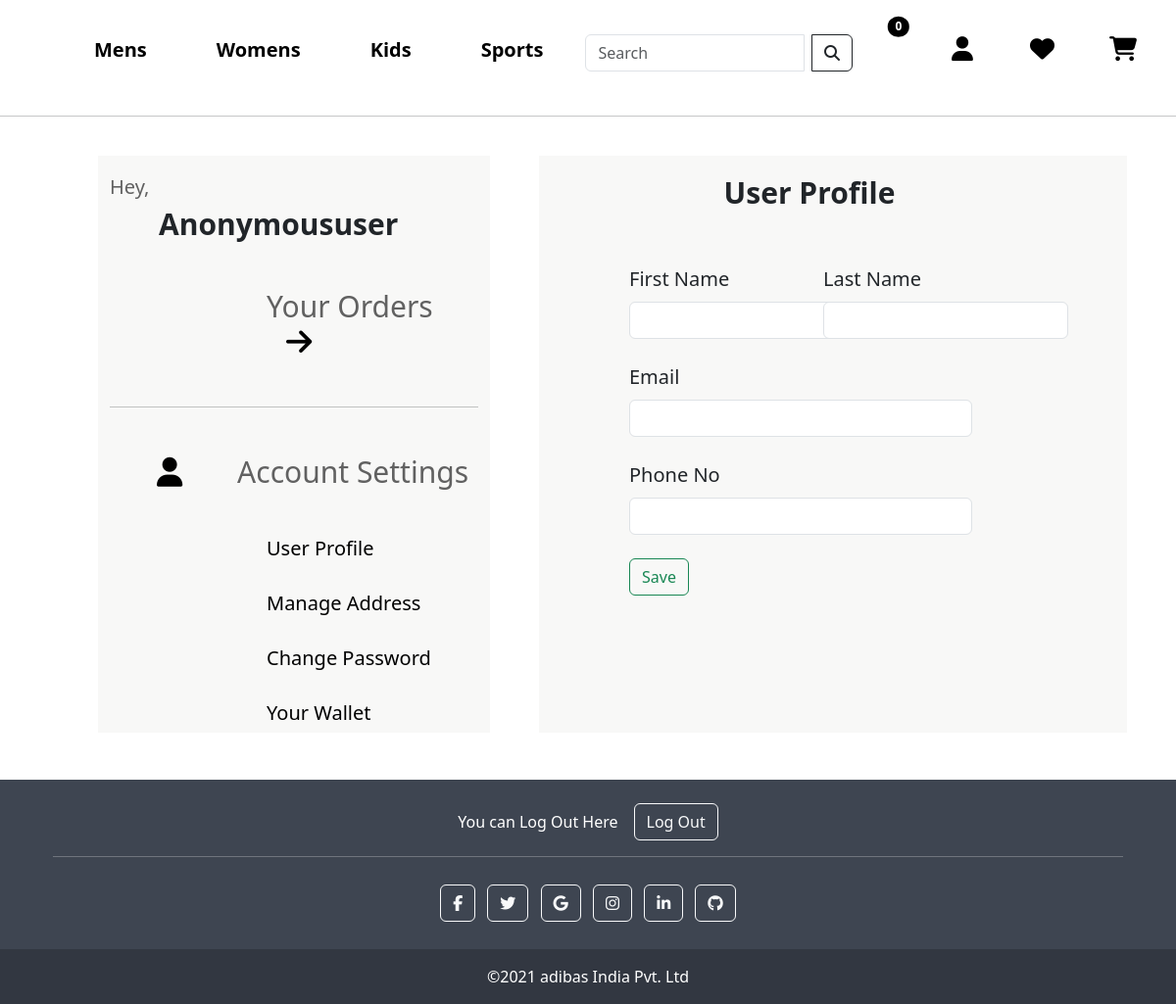
/user_profile/, run on the app's committed database.
### core/models.py (models this page shows, shortened)
class TopCategory(models.Model):
    tcid = ShortUUIDField(unique=True, length=10, max_length=20, prefix='tcat', alphabet="abcdefgh12345")
    title = models.CharField(max_length=200)
    class Meta:
        verbose_name_plural = "Top Categories"

### core/views.py (the view, shortened to what this page needs)
# urls.py: path('user_profile/', views.user_profile, name='user_profile'),
def user_profile(request):
    user = request.user
    context = {'user': user}
    return render(request, 'user_profile.html', context)

### core/context_processor.py (called while the page is built)
def default(request):
    top = TopCategory.objects.all()
    cat = Category.objects.all()
    min_max_price = Product.objects.aggregate(Min('price'), Max('price'))
    return {
        'top':top,
        'cat': cat,
        'min_max_price': min_max_price
    }

### templates/user_profile.html (shortened to what this page needs)
{% extends 'base.html' %}
{% block content %}
{% load static %}
<link rel="stylesheet" type="text/css" href="{% static 'profile.css' %}">
<section>
    <div class="container-fluid">
        <div class="row">
            <div class="col-lg-4" style="background-color: rgb(248, 248, 247); margin-left: 100px;">
                <div class="name" style="margin-top: 20px;">
                    <h6 style="font-size: 20px; color: rgb(97, 97, 97);">Hey,</h6>
                    <h5 style="font-size: 30px; margin-left: 50px; font-weight: 600;">{{ request.user | title }}</h5>
                </div>
                <div class="orders">
                    <a style="text-decoration: none; color: black;" href="{% url 'order_list' %}"><h6 style="font-size: 30px;  margin-left:10rem; margin-top: 3rem; color:rgb(97, 97, 97);">Your Orders <i class="fa fa-arrow-right" style="margin-left: 20px; color: black;"></i></h6></a>
                </div>
                <br>
                <hr>
                <div class="setting">
                    <h6 style="font-size: 30px; margin-top: 3rem; color:rgb(97, 97, 97);"><i class="fa-solid fa-user" style="color: black; margin-left: 3rem;"></i> <span style="margin-left: 3rem;">Account Settings</span></h6>
                    <div class="user-profile">
                        <a style="text-decoration: none; color: black;" href="{% url 'user_profile' %}"><h6 style="font-size: 20px; margin-top: 3rem; margin-left: 10rem;">User Profile</h6></a>
                    </div>
                    <div class="manage-address">
                        <a style="text-decoration: none; color: black;" href="{% url 'user_address' %}"><h6 style="font-size: 20px; margin-top: 2rem; margin-left: 10rem;">Manage Address</h6></a>
                    </div>
                    <div class="manage-address">
                        <a style="text-decoration: none; color: black;" href="{% url 'change_password' %}"><h6 style="font-size: 20px; margin-top: 2rem; margin-left: 10rem;">Change Password</h6></a>
                    </div>
                    <div class="manage-address">
                        <a style="text-decoration: none; color: black;" href="{% url 'wallet' %}"><h6 style="font-size: 20px; margin-top: 2rem; margin-left: 10rem;">Your Wallet</h6></a>
                    </div>
                </div>
            </div>
            <div class="col-lg-6" style="margin-left: 50px; background-color: rgb(248, 248, 247);">
                <div class="contents" style="margin-left: 80px;">
                    <div class="title" style="padding: 10px;">
                        <h3 style="font-size: 30px; font-weight: 700; text-align: center; margin-right: 8rem; margin-bottom: 20px; margin-top: 10px;">User Profile</h3>
                    </div>
                    <form class="row g-4" style="margin-top: 25px; padding-right: 100px;" method="post">
                        <div class="row">
                            <div class="col-6">
                                <label for="inputAddress" class="form-label" style="font-size: 20px; font-weight: 500;">First Name</label>
                                <input type="text" class="form-control" id="inputAddress" value="{{ user.f_name }}" name="f_name" style="width: 250px;">
                            </div>
                            <div class="col-4">
                                <label for="inputAddress" class="form-label" style="font-size: 20px; font-weight: 500;">Last Name</label>
                                <input type="text" class="form-control" id="inputAddress" name="s_name" value="{{ user.s_name }}" style="width: 250px;">
                            </div>
                        </div>
                        <div class="col-12">
                            <label for="inputPassword4" class="form-label" style="font-size: 20px; font-weight: 500;">Email</label>
                            <input type="email" class="form-control" id="inputPassword4" value="{{ user.email }}" name="email" style="width: 350px;">
                        </div>
                        <div class="col-md-12">
                            <label for="inputZip" class="form-label" style="font-size: 20px; font-weight: 500;">Phone No</label>
                            <input type="text" class="form-control" id="text" name="phone_no" value="{{ user.phone_no }}" style="width: 350px;">
                        </div>
                        <div class="col-12">
                            <button type="submit" class="btn btn-outline-success" style="margin-bottom: 20px;">Save</button>
                        </div>
                    </form>
                </div>
            </div>
        </div>
    </div>
</section>
{% endblock content%}

### templates/base.html (shortened to what this page needs)
{% load static %}
<!doctype html>
<html lang="en">
    <head>
    <link href="https://cdn.jsdelivr.net/npm/bootstrap@5.0.2/dist/css/bootstrap.min.css" rel="stylesheet">
    <link rel="stylesheet" type="text/css" href="{% static 'style.css' %}">
    <link rel="stylesheet" href="//code.jquery.com/ui/1.13.2/themes/base/jquery-ui.css">
    <link rel="stylesheet" href="https://cdnjs.cloudflare.com/ajax/libs/font-awesome/6.4.2/css/all.min.css" />
</head>
<body>
    <nav class="navbar navbar-expand-lg navbar-light">
        <div class="container-fluid">
            <a class="navbar-brand" href="{% url 'home' %}"><img class="header-logo" src="https://freepngimg.com/thumb/categories/1497.png" alt=""></a>
            <div class="collapse navbar-collapse" id="navbarSupportedContent">
                <ul class="navbar-nav me-auto mb-2 mb-lg-0">
                    {% for t in top %}
                    {% if t.title == 'Sports' %}
                    <li class="nav-item">
                        <a class="nav-link active" aria-current="page" style="font-size: 20px; color: red;" href="{% url 'mens_categories_product' t.title  %}" >{{ t.title }}</a>
                    </li>
                    {% else %}
                    <li class="nav-item">
                        <a class="nav-link active" aria-current="page" style="font-size: 20px;" href="{% url 'mens_categories_product' t.title  %}">{{ t.title }}</a>
                    </li>
                    {% endif %}
                    {% endfor %}
                    <form class="d-flex" role="search" action="{% url 'search' %}" method="get">
                        <div style="margin-top: 5px; margin-left: 15px;" class="input-group">
                            <input class="form-control me-2" type="search" placeholder="Search" name="q" id="product" aria-label="Search">
                            <button class="btn btn-outline-dark" type="submit">
                                <i class="fa fa-search"></i>
                            </button>
                        </div>
                    </form>
                    <li class="nav-item dropdown">
                        <a class="" style="margin-left: 50px;" href="#" id="navbarDropdown" role="button" data-bs-toggle="dropdown" aria-expanded="false">
                            <i class="fa-solid fa-user"></i>
                        </a>
                    </li>
                    <li class="nav-item">
                        <a class="nav-link" style="margin-left: 10px;" href="#"><i class="fa-solid fa-heart" style="margin-left: -15px;"></i></a>
                    </li>
                    <li class="nav-item">
                        <a class="nav-link" href="{% url 'cart_view' %}"><i class="fa-solid fa-cart-shopping" style="margin-left: -15px;"></i><span class="position-absolute top-0 start-100 translate-middle badge rounded-circle cart-items-count" style="margin-left: -17.7rem; margin-top: 1.7rem; background-color: black;">
                            {{ request.session.cart_data_obj|length }}
                            </span>
                        </a>
                    </li>
                </ul>
            </div>
        </div>
    </nav>
    <hr>
    <br>
    {% block content %}
    {% endblock content %}
<br><br>
    <footer
    class="text-center text-lg-start text-white"
    style="background-color: #3e4551"
    >
<div class="container p-4 pb-0">
<section class="">
    <p class="d-flex justify-content-center align-items-center">
        <span class="me-3">You can Log Out Here</span>
        <a href="{% url 'logout' %}"><button type="button" class="btn btn-outline-light btn-rounded">Log Out</button></a>
    </p>
</section>
<hr class="mb-4" />
<section class="mb-4 text-center">
<a
    class="btn btn-outline-light btn-floating m-1"
    href="https://www.facebook.com/adidasIN/?brand_redir=182162001806727"
    role="button"
    ><i class="fab fa-facebook-f"></i
></a>
<a
    class="btn btn-outline-light btn-floating m-1"
    href="https://twitter.com/adidas?lang=en"
    role="button"
    ><i class="fab fa-twitter"></i
></a>
<a
    class="btn btn-outline-light btn-floating m-1"
    href="https://www.adidas-group.com/en/about/profile/"
    role="button"
    ><i class="fab fa-google"></i
></a>
<a
    class="btn btn-outline-light btn-floating m-1"
    href="https://www.instagram.com/adidas/?hl=en"
    role="button"
    ><i class="fab fa-instagram"></i
></a>
<a
    class="btn btn-outline-light btn-floating m-1"
    href="https://www.linkedin.com/company/adidas/"
    role="button"
    ><i class="fab fa-linkedin-in"></i
></a>
<a
    class="btn btn-outline-light btn-floating m-1"
    href="https://github.com/adidas"
    role="button"
    ><i class="fab fa-github"></i
></a>
</section>
</div>
<div
    class="text-center p-3"
    style="background-color: rgba(0, 0, 0, 0.2)"
    >
    ©2021 adibas India Pvt. Ltd
</div>
</footer>
    <link href="https://cdn.jsdelivr.net/npm/bootstrap@5.3.0/dist/css/bootstrap.min.css" rel="stylesheet">
</body>
</html>

### static/style.css (style rules this page uses)
.navbar { padding: 1px; }
.navbar-brand { margin-right: 1rem; }
.navbar-nav { display: flex; align-items: center; }
.navbar-nav .nav-item a { font-family: 'Segoe UI', Tahoma, Geneva, Verdana, sans-serif !important; font-weight: 600; color: black !important; text-decoration: none !important; }
.nav-item { padding: 20px; margin-left: 15px; }
.nav-item .fa-solid { font-size: 25px; margin-left: 1rem; color: black; }

### data on the page
TopCategory: title "Mens"
TopCategory: title "Womens"
TopCategory: title "Kids"
TopCategory: title "Sports"

### other printed values
{{ request.session.cart_data_obj|length }} "0"
{{ request.user | title }} "Anonymoususer"
